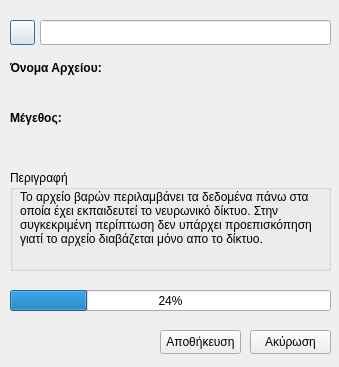
<?xml version="1.0" encoding="UTF-8"?>
<ui version="4.0">
 <class>WeightsFileDialog</class>
 <widget class="QDialog" name="WeightsFileDialog">
  <property name="geometry">
   <rect>
    <x>0</x>
    <y>0</y>
    <width>339</width>
    <height>367</height>
   </rect>
  </property>
  <property name="windowTitle">
   <string>Ρυθμίσεις Αρχείου Βαρών</string>
  </property>
  <property name="windowIcon">
   <iconset>
    <normaloff>res/icons/weigh-scale.png</normaloff>res/icons/weigh-scale.png</iconset>
  </property>
  <property name="autoFillBackground">
   <bool>false</bool>
  </property>
  <widget class="QProgressBar" name="progressBar">
   <property name="enabled">
    <bool>true</bool>
   </property>
   <property name="geometry">
    <rect>
     <x>10</x>
     <y>290</y>
     <width>321</width>
     <height>21</height>
    </rect>
   </property>
   <property name="value">
    <number>24</number>
   </property>
   <property name="invertedAppearance">
    <bool>false</bool>
   </property>
  </widget>
  <widget class="QPushButton" name="openButton">
   <property name="geometry">
    <rect>
     <x>10</x>
     <y>20</y>
     <width>25</width>
     <height>25</height>
    </rect>
   </property>
   <property name="text">
    <string/>
   </property>
   <property name="icon">
    <iconset>
     <normaloff>res/app_icons/folder.png</normaloff>res/app_icons/folder.png</iconset>
   </property>
  </widget>
  <widget class="QLineEdit" name="filepathLineEdit">
   <property name="geometry">
    <rect>
     <x>40</x>
     <y>20</y>
     <width>291</width>
     <height>25</height>
    </rect>
   </property>
  </widget>
  <widget class="QPushButton" name="applyButton">
   <property name="geometry">
    <rect>
     <x>160</x>
     <y>330</y>
     <width>81</width>
     <height>24</height>
    </rect>
   </property>
   <property name="text">
    <string>Αποθήκευση</string>
   </property>
  </widget>
  <widget class="QPushButton" name="cancelButton">
   <property name="geometry">
    <rect>
     <x>250</x>
     <y>330</y>
     <width>81</width>
     <height>24</height>
    </rect>
   </property>
   <property name="text">
    <string>Ακύρωση</string>
   </property>
  </widget>
  <widget class="QLabel" name="filenameLabel">
   <property name="geometry">
    <rect>
     <x>10</x>
     <y>60</y>
     <width>91</width>
     <height>16</height>
    </rect>
   </property>
   <property name="font">
    <font>
     <bold>true</bold>
    </font>
   </property>
   <property name="text">
    <string>Όνομα Αρχείου:</string>
   </property>
  </widget>
  <widget class="QLabel" name="fileLabel">
   <property name="geometry">
    <rect>
     <x>10</x>
     <y>80</y>
     <width>321</width>
     <height>16</height>
    </rect>
   </property>
   <property name="text">
    <string/>
   </property>
  </widget>
  <widget class="QLabel" name="filesizeLabel">
   <property name="geometry">
    <rect>
     <x>10</x>
     <y>110</y>
     <width>91</width>
     <height>16</height>
    </rect>
   </property>
   <property name="font">
    <font>
     <bold>true</bold>
    </font>
   </property>
   <property name="text">
    <string>Μέγεθος:</string>
   </property>
  </widget>
  <widget class="QGroupBox" name="descriptionGroupBox">
   <property name="geometry">
    <rect>
     <x>10</x>
     <y>170</y>
     <width>321</width>
     <height>101</height>
    </rect>
   </property>
   <property name="font">
    <font>
     <bold>false</bold>
    </font>
   </property>
   <property name="title">
    <string>Περιγραφή</string>
   </property>
   <property name="flat">
    <bool>false</bool>
   </property>
   <widget class="QLabel" name="descriptionLabel">
    <property name="geometry">
     <rect>
      <x>10</x>
      <y>20</y>
      <width>301</width>
      <height>71</height>
     </rect>
    </property>
    <property name="text">
     <string>Το αρχείο βαρών περιλαμβάνει τα δεδομένα πάνω στα οποία έχει εκπαιδευτεί το νευρωνικό δίκτυο. Στην συγκεκριμένη περίπτωση δεν υπάρχει προεπισκόπηση γιατί το αρχείο διαβάζεται μόνο απο το δίκτυο.</string>
    </property>
    <property name="textFormat">
     <enum>Qt::PlainText</enum>
    </property>
    <property name="alignment">
     <set>Qt::AlignLeading|Qt::AlignLeft|Qt::AlignTop</set>
    </property>
    <property name="wordWrap">
     <bool>true</bool>
    </property>
   </widget>
  </widget>
  <widget class="QLabel" name="sizeLabel">
   <property name="geometry">
    <rect>
     <x>10</x>
     <y>130</y>
     <width>321</width>
     <height>16</height>
    </rect>
   </property>
   <property name="text">
    <string/>
   </property>
  </widget>
 </widget>
 <resources/>
 <connections/>
</ui>
